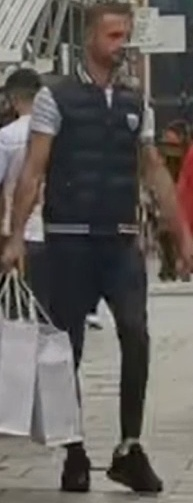
#> input picture dataset/query_photos/query_track13/test_query.jpg, 193 x 503 px
$ python -i gen_query_variants.py   (imports and definitions only)
#> lines starting #> are read from the running program, lines starting #| are printed output that depends on the picture
"""
gen_query_variants.py — Phase 5 Query Image Generator
======================================================
Creates five controlled query-image variants from a source crop and
writes them to a target directory with a JSON metadata sidecar.

Transformation parameters are identical to those used in Phase 5.1
for Track 29.  This script is the authoritative generator for all
future per-track query sets.

Transformations applied
-----------------------
  original     : High-quality re-save at JPEG quality=95.
                 No geometric or photometric change.
  rotated      : Clockwise 5-degree rotation, bicubic resampling.
                 Simulates slight camera tilt.
  lighting     : Brightness ×1.15, contrast ×1.10.
                 Simulates different ambient lighting conditions.
  scaled       : Centre-crop to 90 % of original extent, then
                 Lanczos-resized back to original dimensions.
                 Simulates slight zoom / framing difference.
  blur         : Gaussian blur radius=0.8, then saved at JPEG
                 quality=70.  Simulates lower-resolution or heavily
                 compressed query image.

Output per track
----------------
  test_query.jpg
  test_query_rotated.jpg
  test_query_lighting.jpg
  test_query_scaled.jpg
  test_query_blur.jpg
  query_metadata.json

Usage
-----
  # Generate for Track 13:
  python ai_pipeline/reid/gen_query_variants.py \\
      --source  dataset/crops_phase3_final/C01_track13_frame0149.jpg \\
      --track-id 13 \\
      --frame   149 \\
      --output-dir dataset/query_photos/query_track13

  # Generate for Track 16:
  python ai_pipeline/reid/gen_query_variants.py \\
      --source  dataset/crops_phase3_final/C01_track16_frame0073.jpg \\
      --track-id 16 \\
      --frame   73 \\
      --output-dir dataset/query_photos/query_track16

DO NOT MODIFY:
  dataset/query_photos/test_query_1*.jpg  (Track 29 queries — untouched)
  dataset/embeddings_C01.json
  Any Phase 1–4 output
"""

from __future__ import annotations

import argparse
import json
import sys
from pathlib import Path

from PIL import Image, ImageEnhance, ImageFilter, UnidentifiedImageError

# ---------------------------------------------------------------------------
# Transformation parameters — identical to Phase 5.1
# ---------------------------------------------------------------------------

JPEG_QUALITY_ORIGINAL = 95    # original variant save quality
JPEG_QUALITY_BLUR     = 70    # blur variant save quality (lossy compression)
ROTATION_DEGREES      = 5     # clockwise
BRIGHTNESS_FACTOR     = 1.15  # +15 %
CONTRAST_FACTOR       = 1.10  # +10 %
CROP_FRACTION         = 0.90  # centre-crop to 90 % of extent
BLUR_RADIUS           = 0.8   # Gaussian blur radius


# ---------------------------------------------------------------------------
# Individual transform functions
# ---------------------------------------------------------------------------

# [19 lines left out: functions _apply_original, _apply_rotated, not called in this run]


def _apply_lighting(img: Image.Image, out_path: Path) -> tuple[int, int]:
    """Brightness +15 %, contrast +10 %."""
    rgb = img.convert("RGB")
    rgb = ImageEnhance.Brightness(rgb).enhance(BRIGHTNESS_FACTOR)
    rgb = ImageEnhance.Contrast(rgb).enhance(CONTRAST_FACTOR)
    rgb.save(str(out_path), format="JPEG", quality=JPEG_QUALITY_ORIGINAL)
    return rgb.size


# [26 lines left out: functions _apply_scaled, _apply_blur, not called in this run]


# Ordered list of (variant_id, filename_suffix, apply_fn, transform_name, description)
_VARIANTS: list[tuple] = [
    (
        "original",
        "test_query.jpg",
        _apply_original,
        "original_quality",
        f"High-quality re-save of source crop at JPEG quality={JPEG_QUALITY_ORIGINAL}. "
        "No geometric or photometric change.",
    ),
    (
        "rotated",
        "test_query_rotated.jpg",
        _apply_rotated,
        "rotation",
        f"Clockwise {ROTATION_DEGREES}-degree rotation with bicubic resampling. "
        "Simulates slight camera tilt.",
    ),
    (
        "lighting",
        "test_query_lighting.jpg",
        _apply_lighting,
        "brightness_contrast",
        f"Brightness +{int((BRIGHTNESS_FACTOR-1)*100)}%, "
        f"contrast +{int((CONTRAST_FACTOR-1)*100)}%. "
        "Simulates different ambient lighting conditions.",
    ),
    (
        "scaled",
        "test_query_scaled.jpg",
        _apply_scaled,
        "crop_scale",
        f"Centre-crop to {int(CROP_FRACTION*100)}% of original extent, "
        "resized back to original dimensions with Lanczos. "
        "Simulates slight zoom/framing difference.",
    ),
    (
        "blur",
        "test_query_blur.jpg",
        _apply_blur,
        "blur_compression",
        f"Gaussian blur radius={BLUR_RADIUS} + JPEG quality={JPEG_QUALITY_BLUR}. "
        "Simulates lower-resolution or heavily compressed query image.",
    ),
]


# ---------------------------------------------------------------------------
# Main generator
# ---------------------------------------------------------------------------

# [239 lines left out: functions generate_query_variants, validate_query_dir, _build_parser, main, not called in this run]


# [2 lines not run here, left out]

>>> from PIL import Image
>>> picture = Image.open('../../dataset/query_photos/query_track13/test_query.jpg')
#> picture is the input picture: PIL image 193x503 RGB; mean R, G, B 99, 94.2, 90.4
>>> result = _apply_lighting(picture, 'out.png')
#> in _apply_lighting, `rgb = ImageEnhance.Brightness(rgb).enhance(BRIGHTNESS_FACTOR)`:
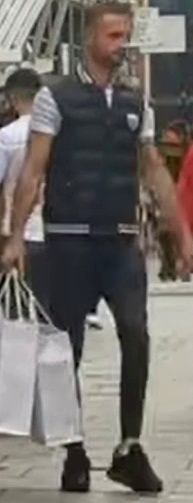
#> rgb: PIL image 193x503 RGB; mean R, G, B 113.4, 107.9, 103.5
#> result = (193, 503)
